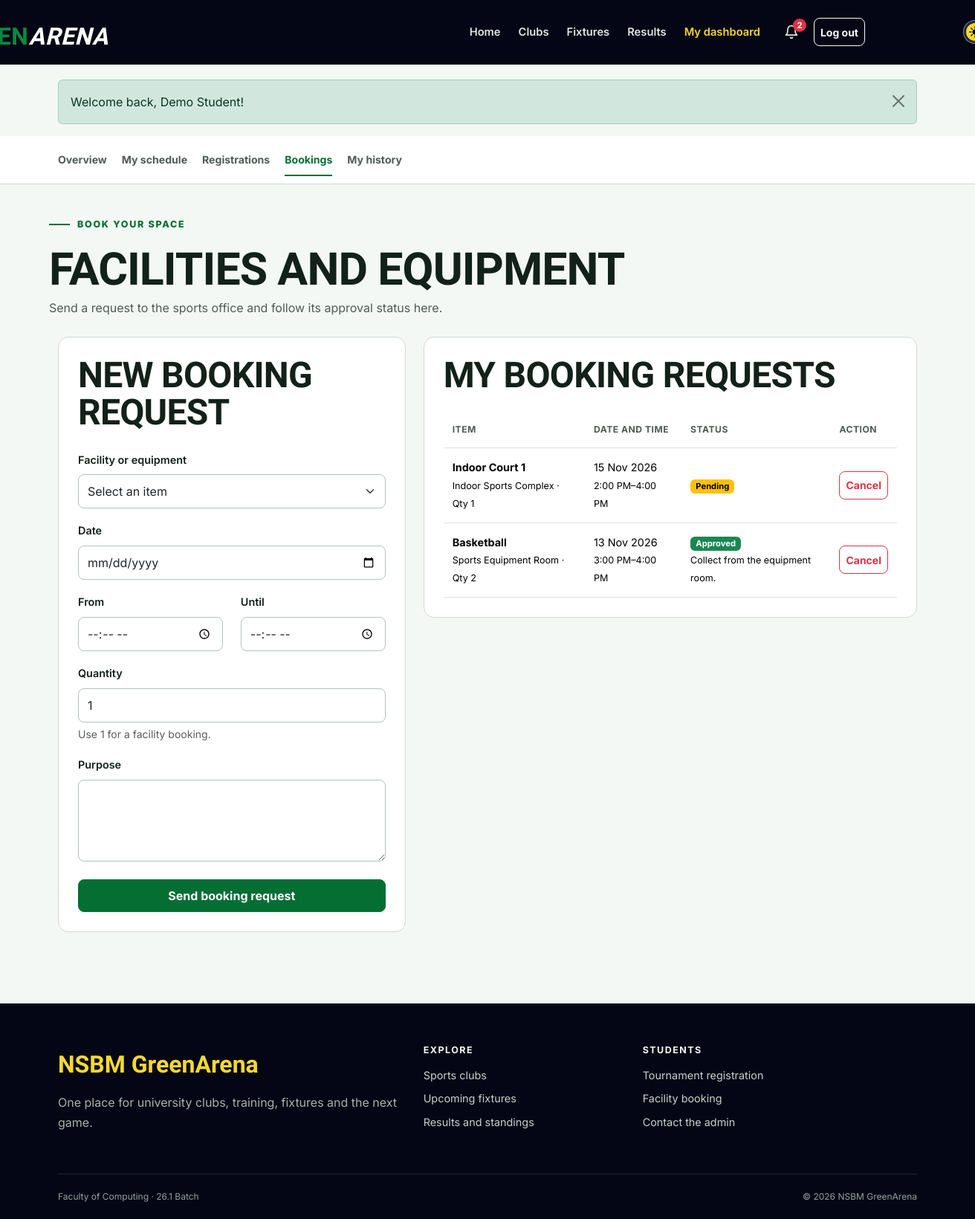
Page /student/bookings.php (signed in) on the committed database.
### tables this page shows
CREATE TABLE users (
    id INT UNSIGNED AUTO_INCREMENT PRIMARY KEY,
    student_id VARCHAR(20) NOT NULL UNIQUE,
    full_name VARCHAR(100) NOT NULL,
    email VARCHAR(120) NOT NULL UNIQUE,
    password_hash VARCHAR(255) NOT NULL,
    role ENUM('student', 'admin') NOT NULL DEFAULT 'student',
    created_at TIMESTAMP DEFAULT CURRENT_TIMESTAMP
);

CREATE TABLE bookings (
    id INT UNSIGNED AUTO_INCREMENT PRIMARY KEY,
    user_id INT UNSIGNED NOT NULL,
    facility_id INT UNSIGNED NOT NULL,
    booking_date DATE NOT NULL,
    start_time TIME NOT NULL,
    end_time TIME NOT NULL,
    quantity SMALLINT UNSIGNED NOT NULL DEFAULT 1,
    purpose VARCHAR(255) NOT NULL,
    status ENUM('pending', 'approved', 'rejected', 'cancelled') NOT NULL DEFAULT 'pending',
    admin_note VARCHAR(255) NULL,
    created_at TIMESTAMP DEFAULT CURRENT_TIMESTAMP,
    FOREIGN KEY (user_id) REFERENCES users(id) ON DELETE CASCADE,
    FOREIGN KEY (facility_id) REFERENCES facilities(id) ON DELETE CASCADE
);

CREATE TABLE facilities (
    id INT UNSIGNED AUTO_INCREMENT PRIMARY KEY,
    name VARCHAR(100) NOT NULL,
    type ENUM('facility', 'equipment') NOT NULL,
    location VARCHAR(120) NOT NULL,
    total_units SMALLINT UNSIGNED NOT NULL DEFAULT 1,
    status ENUM('active', 'maintenance') NOT NULL DEFAULT 'active'
);

### includes/auth.php (called while the page is built, shortened)
<?php
function current_user()
{
    $user = fetch_one('SELECT id, student_id, full_name, email, role FROM users WHERE id = ?', [$_SESSION['user_id']]);
    return $user;
}

### student/bookings.php (the view, shortened to what this page needs)
<?php
$userId = current_user()['id'];
$errors = [];
$values = ['facility_id' => '', 'booking_date' => '', 'start_time' => '', 'end_time' => '', 'quantity' => '1', 'purpose' => ''];
$activePage = 'dashboard';
$bookings = fetch_all('SELECT b.*, f.name, f.type, f.location
    FROM bookings b
    JOIN facilities f ON f.id = b.facility_id
    WHERE b.user_id = ?
    ORDER BY b.booking_date DESC, b.start_time DESC', [$userId]);
include __DIR__ . '/../includes/header.php';
include __DIR__ . '/../includes/student_nav.php';
?>
<div class="container dashboard-head"><span class="section-kicker">Book your space</span>
    <h1>Facilities and equipment</h1>
    <p>Send a request to the sports office and follow its approval status here.</p>
</div>
<div class="container dashboard-content">
    <div class="row g-4">
        <div class="col-lg-5">
            <section class="content-panel">
                <h2 class="mb-4">New booking request</h2><?php if ($errors): ?>
                    <div class="alert alert-danger">
                        <ul class="mb-0"><?php foreach ($errors as $error): ?>
                                <li><?= e($error) ?></li><?php endforeach; ?>
                        </ul>
                </div><?php endif; ?>
                <form method="post" class="needs-validation" novalidate><input type="hidden" name="action" value="create">
                    <div class="mb-3">
                        <label class="form-label" for="facility_id">Facility or equipment</label>
                        <select class="form-select" id="facility_id" name="facility_id" required>
                            <option value="">Select an item</option>
                        </select>
                    </div>
                    <div class="mb-3">
                        <label class="form-label" for="booking_date">Date</label>
                        <input class="form-control" type="date" id="booking_date" name="booking_date" value="<?= e($values['booking_date']) ?>" data-future-date required>
                    </div>
                    <div class="row">
                        <div class="col-6 mb-3">
                            <label class="form-label" for="start_time">From</label>
                            <input class="form-control" type="time" id="start_time" name="start_time" value="<?= e($values['start_time']) ?>" required>
                        </div>
                        <div class="col-6 mb-3">
                            <label class="form-label" for="end_time">Until</label>
                            <input class="form-control" type="time" id="end_time" name="end_time" value="<?= e($values['end_time']) ?>" required>
                        </div>
                    </div>
                    <div class="mb-3">
                        <label class="form-label" for="quantity">Quantity</label>
                        <input class="form-control" type="number" id="quantity" name="quantity" value="<?= e($values['quantity']) ?>" min="1" required>
                        <div class="form-text">Use 1 for a facility booking.</div>
                    </div>
                    <div class="mb-4">
                        <label class="form-label" for="purpose">Purpose</label>
                        <textarea class="form-control" id="purpose" name="purpose" minlength="3" maxlength="255" required><?= e($values['purpose']) ?></textarea>
                    </div>
                    <button class="btn btn-sport w-100" type="submit">Send booking request</button>
                </form>
            </section>
        </div>
        <div class="col-lg-7">
            <section class="content-panel">
                <h2 class="mb-4">My booking requests</h2><?php if ($bookings): ?>
                    <div class="table-responsive">
                        <table class="table">
                            <thead>
                                <tr>
                                    <th>Item</th>
                                    <th>Date and time</th>
                                    <th>Status</th>
                                    <th>Action</th>
                                </tr>
                            </thead>
                            <tbody>
                                <?php foreach ($bookings as $booking): ?>
                                    <tr>
                                        <td><strong><?= e($booking['name']) ?></strong><br><small><?= e($booking['location']) ?> · Qty <?= $booking['quantity'] ?></small></td>
                                        <td><?= format_date($booking['booking_date']) ?><br><small><?= format_time($booking['start_time']) ?>–<?= format_time($booking['end_time']) ?></small></td>
                                        <td><?= status_badge($booking['status']) ?>
                                            <?php if ($booking['admin_note']): ?><br><small><?= e($booking['admin_note']) ?></small>
                                        <?php endif; ?></td>
                                        <td><?php if (in_array($booking['status'], ['pending', 'approved'])): ?>
                                                <form method="post">
                                                    <button class="btn btn-sm btn-outline-danger" type="submit" data-confirm="Cancel this booking request?">Cancel</button>
                                            </form><?php else: ?>—<?php endif; ?></td>
                                </tr><?php endforeach; ?>
                            </tbody>
                        </table>
                </div><?php else: ?><p>You have not made any booking requests.</p><?php endif; ?>
            </section>
        </div>
    </div>
</div>
<?php include __DIR__ . '/../includes/footer.php'; ?>

### includes/header.php (shortened to what this page needs)
<?php
$activePage = $activePage ?? '';
$bodyClass = $bodyClass ?? '';
$user = current_user();
$flashes = get_flashes();
$unreadNotifications = $user ? unread_count($user['id']) : 0;
?>
<!doctype html>
<html lang="en">
    <head>
        <link href="https://cdn.jsdelivr.net/npm/bootstrap@5.3.3/dist/css/bootstrap.min.css" rel="stylesheet">
        <link href="<?= e(asset('css/style.css')) ?>" rel="stylesheet">
        <link href="<?= e(asset('css/theme.css')) ?>" rel="stylesheet">
    </head>
    <body class="<?= e($bodyClass) ?>">
        <header>
            <nav class="navbar navbar-expand-lg navbar-dark site-navbar" aria-label="Main navigation">
                <div class="container">
                    <a class="navbar-brand brand" href="<?= e(url('index.php')) ?>" aria-label="NSBM GreenArena home">
                        <span class="green-arena-title"><span class="t-nsbm">  NSBM</span><span class="t-green">GREEN</span><span class="t-arena">ARENA</span></span>
                    </a>
                    <div class="collapse navbar-collapse" id="mainNav">
                        <ul class="navbar-nav ms-auto align-items-lg-center">
                            <li class="nav-item"><a class="nav-link <?= active_class('home', $activePage) ?>" href="<?= e(url('index.php')) ?>">Home</a></li>
                            <li class="nav-item"><a class="nav-link <?= active_class('clubs', $activePage) ?>" href="<?= e(url('clubs.php')) ?>">Clubs</a></li>
                            <li class="nav-item"><a class="nav-link <?= active_class('fixtures', $activePage) ?>" href="<?= e(url('fixtures.php')) ?>">Fixtures</a></li>
                            <li class="nav-item"><a class="nav-link <?= active_class('results', $activePage) ?>" href="<?= e(url('results.php')) ?>">Results</a></li>
                            <?php if ($user): ?>
                                <li class="nav-item"><a class="nav-link <?= active_class('dashboard', $activePage) ?>" href="<?= e(url($user['role'] === 'admin' ? 'admin/index.php' : 'student/dashboard.php')) ?>"><?= $user['role'] === 'admin' ? 'Admin panel' : 'My dashboard' ?></a></li>
                                <li class="nav-item ms-lg-2">
                                    <a class="nav-link notification-bell <?= active_class('notifications', $activePage) ?>" href="<?= e(url('notifications.php')) ?>" aria-label="Notifications">
                                        <svg width="20" height="20" viewBox="0 0 24 24" fill="none" stroke="currentColor" stroke-width="2" stroke-linecap="round" stroke-linejoin="round" aria-hidden="true"><path d="M18 8a6 6 0 0 0-12 0c0 7-3 9-3 9h18s-3-2-3-9"/><path d="M13.7 21a2 2 0 0 1-3.4 0"/></svg>
                                        <span class="notification-badge" id="notification-count" <?= $unreadNotifications > 0 ? '' : 'hidden' ?>><?= $unreadNotifications ?></span>
                                    </a>
                                </li>
                                <li class="nav-item ms-lg-2">
                                    <form action="<?= e(url('logout.php')) ?>" method="post" class="m-0">
                                        <button class="btn btn-sm btn-outline-light w-100" type="submit">Log out</button>
                                    </form>
                                </li>
                            <?php else: ?>
                                <li class="nav-item"><a class="nav-link <?= active_class('login', $activePage) ?>" href="<?= e(url('login.php')) ?>">Log in</a></li>
                                <li class="nav-item ms-lg-2 mt-2 mt-lg-0"><a class="btn btn-sm btn-sport" href="<?= e(url('register.php')) ?>">Join GreenArena</a></li>
                            <?php endif; ?>
                            <li class="nav-item ms-lg-2 mt-2 mt-lg-0">
                                <button class="theme-switch" id="theme-toggle" type="button" role="switch" aria-checked="false" aria-label="Dark mode">
                                    <img class="switch-icon icon-sun" src="<?= e(asset('img/sun.png')) ?>" alt="">
                                </button>
                            </li>
                        </ul>
                    </div>
                </div>
            </nav>
        </header>
        <main id="main-content">
            <?php if ($flashes): ?>
                <div class="container flash-container" aria-live="polite">
                    <?php foreach ($flashes as $message): ?>
                        <div class="alert alert-<?= e($message['type']) ?> alert-dismissible fade show" role="alert">
                            <?= e($message['message']) ?>
                            <button type="button" class="btn-close" data-bs-dismiss="alert" aria-label="Close"></button>
                        </div>
                    <?php endforeach; ?>
                </div>
            <?php endif; ?>

### includes/functions.php (shortened to what this page needs)
<?php
function e($value)
{
    return htmlspecialchars($value ?? '', ENT_QUOTES);
}
function url($path = '')
{
    return BASE_PATH . '/' . ltrim($path, '/');
}
function asset($path)
{
    return url('assets/' . ltrim($path, '/'));
}
function run_query($sql, $params = [])
{
    global $connection;
    $statement = mysqli_prepare($connection, $sql);
    if (count($params) > 0) {
        $types = str_repeat('s', count($params));
        mysqli_stmt_bind_param($statement, $types, ...$params);
    }
    if (!mysqli_stmt_execute($statement)) {
        die('SQL error: ' . mysqli_stmt_error($statement));
    }
    return $statement;
}
function fetch_all($sql, $params = [])
{
    $statement = run_query($sql, $params);
    $result = mysqli_stmt_get_result($statement);
    return mysqli_fetch_all($result, MYSQLI_ASSOC);
}
function fetch_one($sql, $params = [])
{
    $rows = fetch_all($sql, $params);
    if (count($rows) > 0) {
        return $rows[0];
    }
    return false;
}
function get_flashes()
{
    $messages = $_SESSION['flash'] ?? [];
    return $messages;
}
function format_date($date, $format = 'd M Y')
{
    if ($date) {
        return date($format, strtotime($date));
    }
    return 'Not set';
}
function format_time($time)
{
    if ($time) {
        return date('g:i A', strtotime($time));
    }
    return 'Not set';
}
function status_badge($status)
{
    $classes = [
        'approved' => 'success',
        'active' => 'success',
        'completed' => 'success',
        'registered' => 'success',
        'ongoing' => 'info',
        'scheduled' => 'info',
        'pending' => 'warning',
        'upcoming' => 'warning',
        'rejected' => 'danger',
        'cancelled' => 'danger',
        'maintenance' => 'danger',
        'inactive' => 'secondary',
        'withdrawn' => 'secondary',
    ];
    $class = $classes[$status] ?? 'secondary';
    return '<span class="badge text-bg-' . $class . '">' . e(ucfirst($status)) . '</span>';
}
function active_class($page, $activePage)
{
    if ($page === $activePage) {
        return 'active';
    }
    return '';
}
function notifications_ready()
{
    global $connection;
    static $ready = null;
    if ($ready === null) {
        $result = mysqli_query($connection, "SHOW TABLES LIKE 'notifications'");
        $ready = $result && mysqli_num_rows($result) > 0;
    }
    return $ready;
}
function unread_count($userId)
{
    if (!notifications_ready()) {
        return 0;
    }
    return (int) fetch_one('SELECT COUNT(*) AS total FROM notifications WHERE user_id = ? AND is_read = 0', [$userId])['total'];
}

### rows in the picture
users: id "2"
bookings: facility.name "Indoor Court 1", facility.location "Indoor Sports Complex", quantity "1", booking_date "15 Nov 2026", start_time "2:00 PM", end_time "4:00 PM", status "Pending"
bookings: facility.name "Basketball", facility.location "Sports Equipment Room", quantity "2", booking_date "13 Nov 2026", start_time "3:00 PM", end_time "4:00 PM", status "Approved", admin_note "Collect from the equipment room."

### other values in the picture
$message['message'] "Welcome back, Demo Student!"
